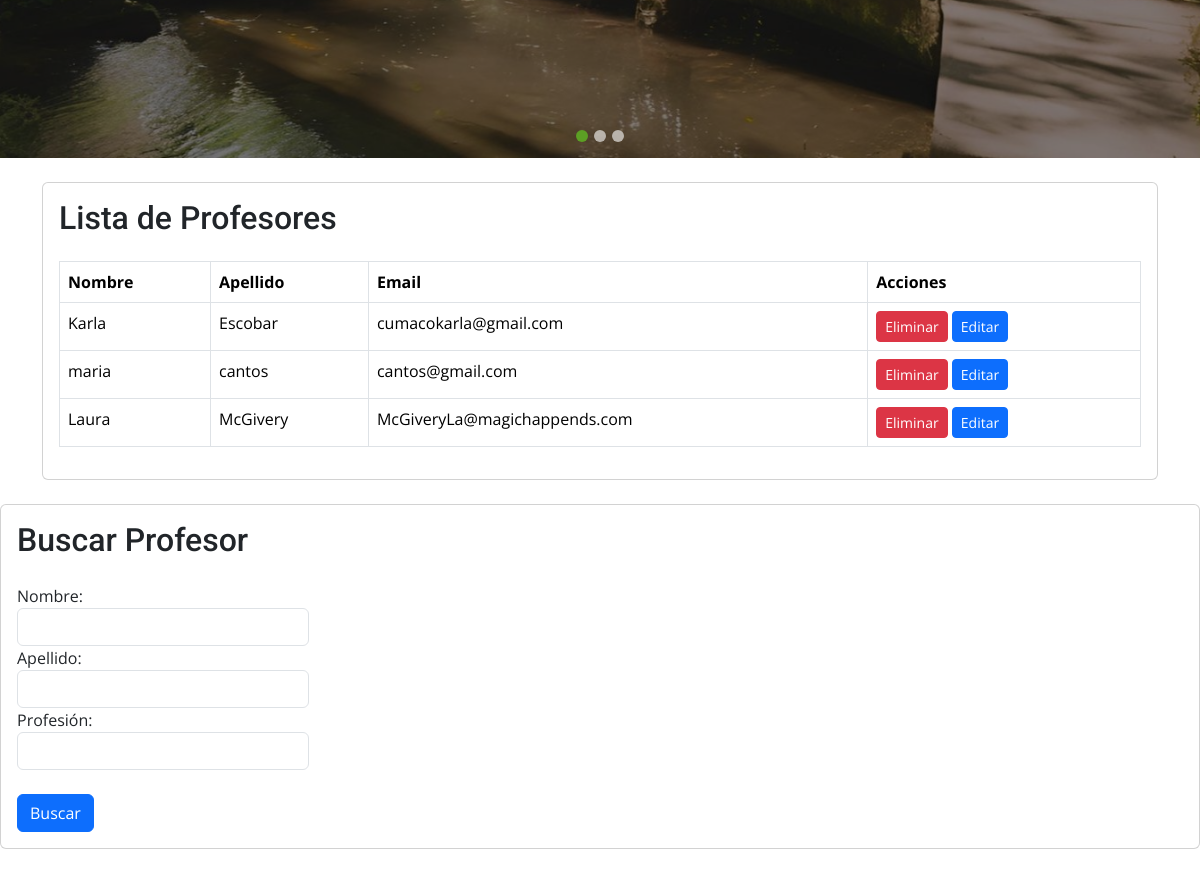
The page /APP-Magic/Postulados/ (signed in, middle part) on the database as committed earlier.
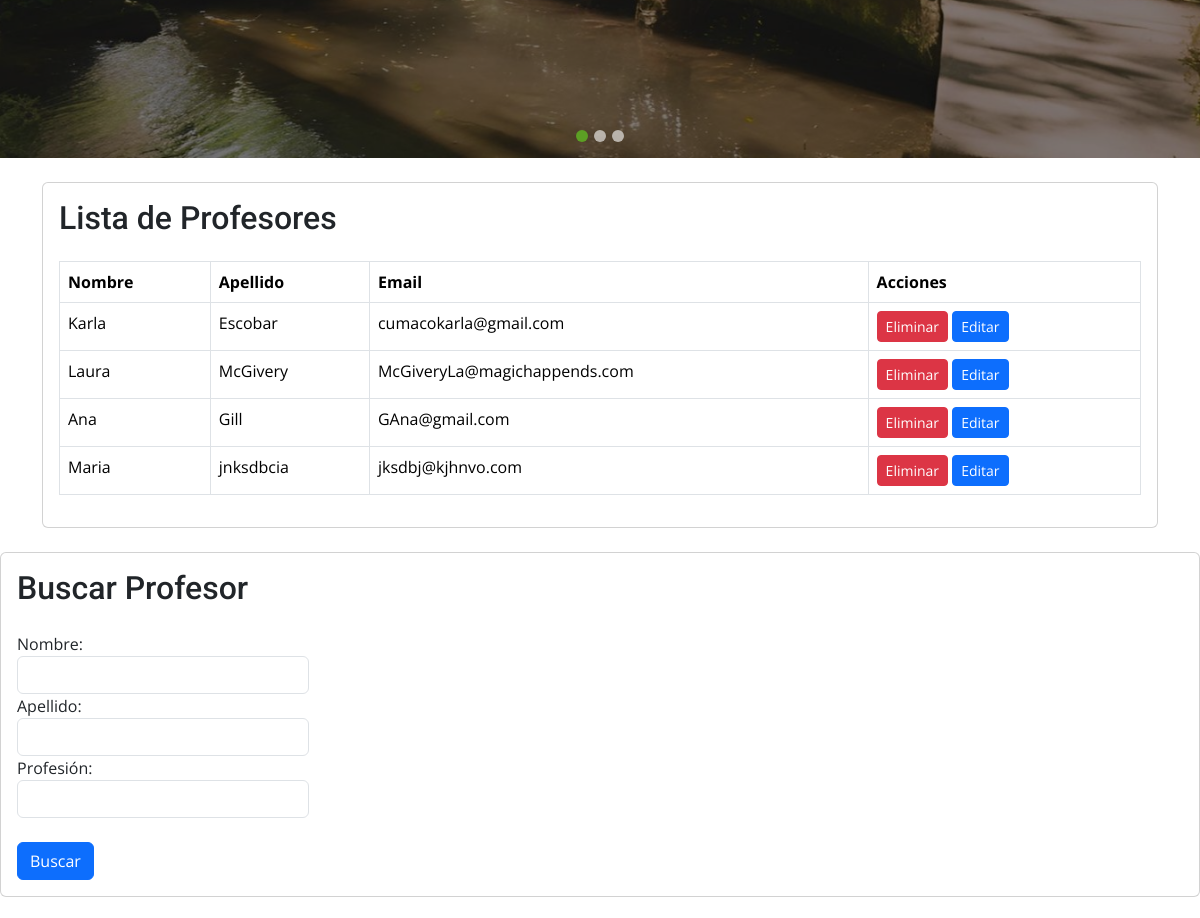
The same page on the database as committed later.
### APPMagic/models.py (models this page shows, shortened)
class Profesor(models.Model):
    nombre = models.CharField(max_length=30)
    apellido = models.CharField(max_length=30)
    email = models.EmailField(null=True)
    profesion = models.CharField(max_length=30)
    Cursos= models.ManyToManyField(Curso)
    hechizo_favorito = models.CharField(max_length=100, null=True)  # Nuevo hechizo favorito
    criatura_magica = models.CharField(max_length=100, null=True)  # Criatura mágica favorita

### APPMagic/views.py (the view, shortened to what this page needs)
# urls.py: path('Postulados/', views.profesores_view, name='profesores_view'),
@staff_member_required(login_url='/APP-Magic/staffmember/')
def profesores_view(request):
    mis_profesores = Profesor.objects.all()
    form = BusquedaProfesorForm(request.GET or None)
    search_results = None
    return render(request, 'Postulados.html', {
        'mis_profesores': mis_profesores,
        'form': form,
        'search_results': search_results,
    })

### APPMagic/forms.py
class BusquedaProfesorForm(forms.Form):
    nombre = forms.CharField(required=False, label='Nombre')
    apellido = forms.CharField(required=False, label='Apellido')
    profesion = forms.CharField(required=False, label='Profesión')

### APPMagic/templates/Postulados.html (shortened to what this page needs)
{% extends 'Base.html' %}
{% block contenidobipolar %}
    <div class="container mt-4">
        <div class="card">
            <div class="card-body">
                <h2 class="card-title mb-4">Lista de Profesores</h2>
                <div class="table-responsive">
                    <table class="table table-bordered">
                        <thead>
                            <tr>
                                <th>Nombre</th>
                                <th>Apellido</th>
                                <th>Email</th>
                                {% if request.user.is_staff %}
                                    <th>Acciones</th>
                                {% endif %}
                            </tr>
                        </thead>
                        <tbody>
                            {% for profesor in mis_profesores %}
                                <tr>
                                    <td>{{ profesor.nombre }}</td>
                                    <td>{{ profesor.apellido }}</td>
                                    <td>{{ profesor.email }}</td>
                                    {% if request.user.is_staff %}
                                        <td>
                                            <form method="get" action="{% url 'eliminar_profesor' profesor.id %}" style="display: inline;">
                                                <button type="submit" class="btn btn-sm btn-danger">Eliminar</button>
                                            </form>
                                            <a href="{% url 'editar_profesor' profesor.id %}" class="btn btn-sm btn-primary">Editar</a>
                                        </td>
                                    {% endif %}
                                </tr>
                            {% empty %}
                                <tr>
                                    <td colspan="{% if request.user.is_staff %}7{% else %}6{% endif %}">No hay profesores registrados.</td>
                                </tr>
                            {% endfor %}
                        </tbody>
                    </table>
                </div>
            </div>
        </div>
    </div>
    <div class="card mt-4">
        <div class="card-body">
            <h2 class="card-title mb-4">Buscar Profesor</h2>
            <form method="get" action="{% url 'profesores_view' %}">
                <div class="form-row">
                    <div class="form-group col-md-3">
                        <label for="id_nombre">Nombre:</label>
                        <input type="text" id="id_nombre" name="nombre" class="form-control" value="{{ request.GET.nombre }}">
                    </div>
                    <div class="form-group col-md-3">
                        <label for="id_apellido">Apellido:</label>
                        <input type="text" id="id_apellido" name="apellido" class="form-control" value="{{ request.GET.apellido }}">
                    </div>
                    <div class="form-group col-md-3">
                        <label for="id_profesion">Profesión:</label>
                        <input type="text" id="id_profesion" name="profesion" class="form-control" value="{{ request.GET.profesion }}">
                    </div>
                </div>
                <br>
                <button type="submit" name="search" class="btn btn-primary">Buscar</button>
            </form>
        </div>
    </div>
{% endblock contenidobipolar %}

Rows that differ between the two databases and show on the page:
removed Profesor: nombre "maria", apellido "cantos", email "cantos@gmail.com"
added Profesor: nombre "Ana", apellido "Gill", email "GAna@gmail.com"
added Profesor: nombre "Maria", apellido "jnksdbcia", email "jksdbj@kjhnvo.com"
